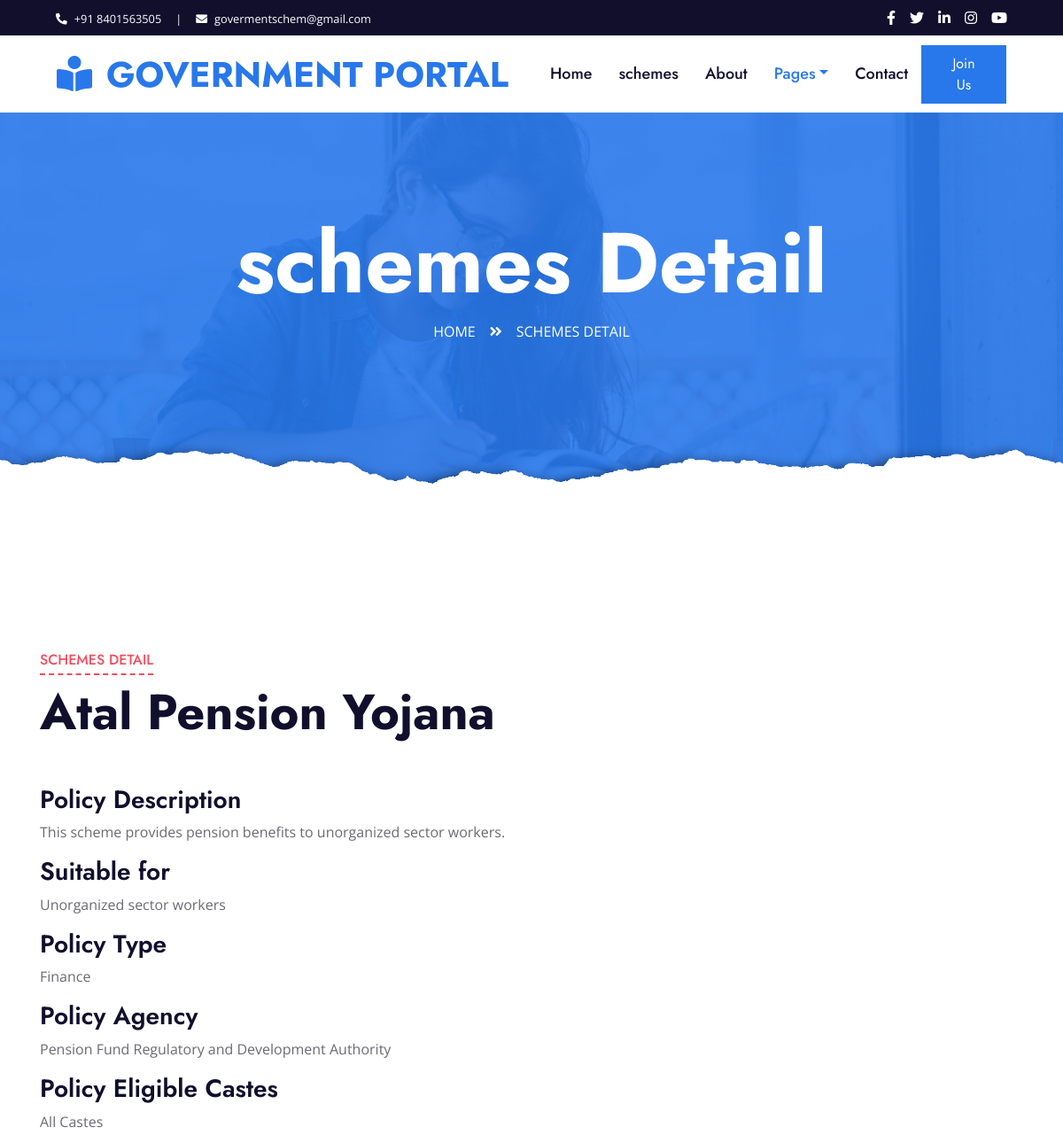
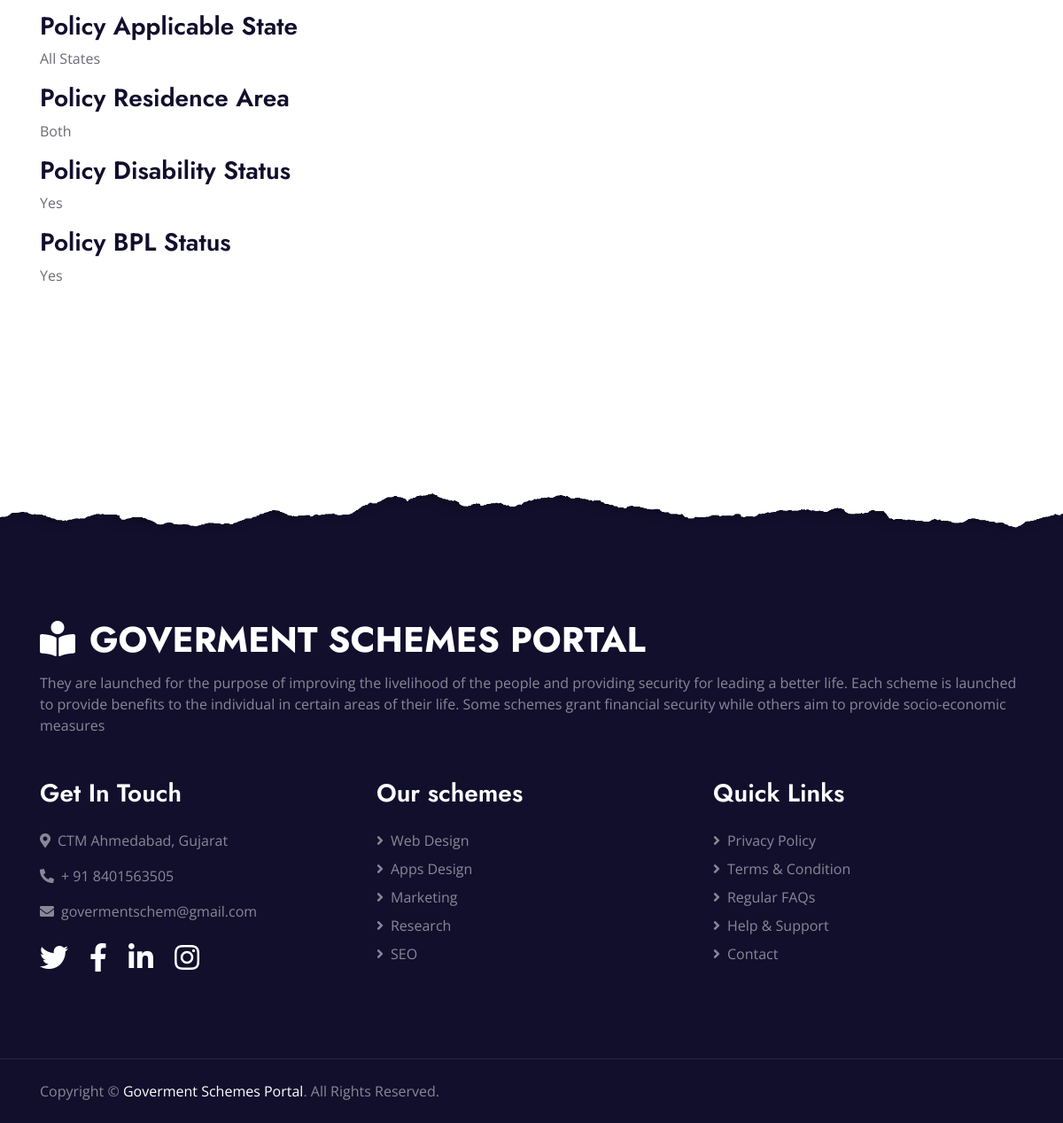
The page /details/1 on the database its author committed (2 pictures, top to bottom).
### goverment_app/models.py (models this page shows, shortened)
class policytable(models.Model):
    policyname = models.CharField(max_length=120, null=True)
    policydetails = models.TextField(null=True)
    policytype = models.CharField(max_length=100, null=True)
    policyphoto = models.ImageField(upload_to='photos', null=True)
    policyAgency = models.CharField(max_length=100, null=True)
    policyTargetAudience = models.CharField(max_length=100, null=True)
    policyEligibleCastes = models.CharField(max_length=30, null=True)
    policyApplicableState = models.CharField(max_length=30, null=True)
    policyResidenceArea = models.CharField(max_length=30, null=True)
    policyDisabilityStatus = models.CharField(max_length=30, null=True)
    policyMinorityStatus = models.CharField(max_length=30, null=True)
    policyBPLStatus = models.CharField(max_length=30, null=True)
    policyurl = models.CharField(max_length=100, null=True)
    policyphoto.allow_tags = True

### goverment_app/views.py (the view)
# urls.py: path('detail', views.detailpage, name="detail"),
def detailpage(request, id):
    query = policytable.objects.get(id=id)
    details = {
        'data': query
    }
    return render(request, 'detail.html', details)

### goverment_app/templates/detail.html (shortened to what this page needs)
<!DOCTYPE html>
<html lang="en">
{% load static %}
<head>
    <link href="https://cdnjs.cloudflare.com/ajax/libs/font-awesome/5.10.0/css/all.min.css" rel="stylesheet">
    <link href="{% static 'lib/owlcarousel/assets/owl.carousel.min.css' %}" rel="stylesheet">
    <link href="{% static 'css/style.css' %}" rel="stylesheet">
</head>
<body>
    <div class="container-fluid bg-dark">
        <div class="row py-2 px-lg-5">
            <div class="col-lg-6 text-center text-lg-left mb-2 mb-lg-0">
                <div class="d-inline-flex align-items-center text-white">
                    <small><i class="fa fa-phone-alt mr-2"></i>+91 8401563505 </small>
                    <small class="px-3">|</small>
                    <small><i class="fa fa-envelope mr-2"></i>govermentschem@gmail.com</small>
                </div>
            </div>
            <div class="col-lg-6 text-center text-lg-right">
                <div class="d-inline-flex align-items-center">
                    <a class="text-white px-2" href="">
                        <i class="fab fa-facebook-f"></i>
                    </a>
                    <a class="text-white px-2" href="">
                        <i class="fab fa-twitter"></i>
                    </a>
                    <a class="text-white px-2" href="">
                        <i class="fab fa-linkedin-in"></i>
                    </a>
                    <a class="text-white px-2" href="">
                        <i class="fab fa-instagram"></i>
                    </a>
                    <a class="text-white pl-2" href="">
                        <i class="fab fa-youtube"></i>
                    </a>
                </div>
            </div>
        </div>
    </div>
    <div class="container-fluid p-0">
        <nav class="navbar navbar-expand-lg bg-white navbar-light py-3 py-lg-0 px-lg-5">
            <a href="{% static 'index' %}" class="navbar-brand ml-lg-3">
                <h1 class="m-0 text-uppercase text-primary"><i class="fa fa-book-reader mr-3"></i>Government Portal</h1>
            </a>
            <div class="collapse navbar-collapse justify-content-between px-lg-3" id="navbarCollapse">
                <div class="navbar-nav mx-auto py-0">
                    <a href="{% url 'index' %}" class="nav-item nav-link">Home</a>
                    <a href="{% url 'schemes' %}" class="nav-item nav-link">schemes</a>
                    <a href="{% url 'about' %}" class="nav-item nav-link">About</a>
                    <div class="nav-item dropdown">
                        <a href="#" class="nav-link dropdown-toggle active" data-toggle="dropdown">Pages</a>
                    </div>
                    <a href="{% url 'contact' %}" class="nav-item nav-link">Contact</a>
                </div>
                {% if request.session.loginid %}
                 <a href="{% url 'logout'%}" class="btn btn-primary py-2 px-4 d-none d-lg-block">LogOut</a>
                {% else %}
                <a href="{% url 'login'%}" class="btn btn-primary py-2 px-4 d-none d-lg-block">Join Us</a>
                {% endif %}
            </div>
        </nav>
    </div>
    <div class="jumbotron jumbotron-fluid page-header position-relative overlay-bottom" style="margin-bottom: 90px;">
        <div class="container text-center py-5">
            <h1 class="text-white display-1">schemes Detail</h1>
            <div class="d-inline-flex text-white mb-5">
                <p class="m-0 text-uppercase"><a class="text-white" href="{% url 'index' %}">Home</a></p>
                <i class="fa fa-angle-double-right pt-1 px-3"></i>
                <p class="m-0 text-uppercase">schemes Detail</p>
            </div>
        </div>
    </div>
    <div class="container-fluid py-5">
        <div class="container py-5">
            <div class="row">
                <div class="col-lg-8">
                    <div class="mb-5">
                        <div class="section-title position-relative mb-5">
                            <h6 class="d-inline-block position-relative text-secondary text-uppercase pb-2">schemes Detail</h6>
                            <h1 class="display-4">{{ data.policyname }}</h1>
                        </div>
                        <h3>Policy Description</h3>
                        <p>{{ data.policydetails }}</p>
                         <h3>Suitable for</h3>
                        <p>{{ data.policyTargetAudience }}</p>
                         <h3>Policy Type</h3>
                        <p>{{ data.policytype }}</p>
                         <h3>Policy Agency</h3>
                        <p>{{ data.policyAgency }}</p>
                        <h3>Policy Eligible Castes</h3>
                        <p>{{ data.policyEligibleCastes }}</p>
                         <h3>Policy Applicable State</h3>
                        <p>{{ data.policyApplicableState }}</p>
                         <h3>Policy Residence Area</h3>
                        <p>{{ data.policyResidenceArea }}</p>
                        <h3>Policy Disability Status</h3>
                        <p>{{ data.policyDisabilityStatus }}</p>
                        <h3>Policy BPL Status</h3>
                        <p>{{ data.policyBPLStatus }}</p>
                    </div>
               </div>
            </div>
        </div>
    </div>
    <div class="container-fluid position-relative overlay-top bg-dark text-white-50 py-5" style="margin-top: 90px;">
        <div class="container mt-5 pt-5">
            <div class="row">
               <div class="col-md-12 mb-5">
                    <a href="index.html" class="navbar-brand">
                        <h1 class="mt-n2 text-uppercase text-white"><i class="fa fa-book-reader mr-3"></i>Goverment Schemes Portal</h1>
                    </a>
                    <p class="m-0">They are launched for the purpose of improving the livelihood of the people and providing security for leading a better life. Each scheme is launched to provide benefits to the individual in certain areas of their life. Some schemes grant financial security while others aim to provide socio-economic measures</p>
                </div>
            </div>
            <div class="row">
                <div class="col-md-4 mb-5">
                    <h3 class="text-white mb-4">Get In Touch</h3>
                    <p><i class="fa fa-map-marker-alt mr-2"></i>CTM Ahmedabad, Gujarat</p>
                    <p><i class="fa fa-phone-alt mr-2"></i>+ 91 8401563505</p>
                    <p><i class="fa fa-envelope mr-2"></i>govermentschem@gmail.com</p>
                    <div class="d-flex justify-content-start mt-4">
                        <a class="text-white mr-4" href="#"><i class="fab fa-2x fa-twitter"></i></a>
                        <a class="text-white mr-4" href="#"><i class="fab fa-2x fa-facebook-f"></i></a>
                        <a class="text-white mr-4" href="#"><i class="fab fa-2x fa-linkedin-in"></i></a>
                        <a class="text-white" href="#"><i class="fab fa-2x fa-instagram"></i></a>
                    </div>
                </div>
                <div class="col-md-4 mb-5">
                    <h3 class="text-white mb-4">Our schemes</h3>
                    <div class="d-flex flex-column justify-content-start">
                        <a class="text-white-50 mb-2" href="#"><i class="fa fa-angle-right mr-2"></i>Web Design</a>
                        <a class="text-white-50 mb-2" href="#"><i class="fa fa-angle-right mr-2"></i>Apps Design</a>
                        <a class="text-white-50 mb-2" href="#"><i class="fa fa-angle-right mr-2"></i>Marketing</a>
                        <a class="text-white-50 mb-2" href="#"><i class="fa fa-angle-right mr-2"></i>Research</a>
                        <a class="text-white-50" href="#"><i class="fa fa-angle-right mr-2"></i>SEO</a>
                    </div>
                </div>
                <div class="col-md-4 mb-5">
                    <h3 class="text-white mb-4">Quick Links</h3>
                    <div class="d-flex flex-column justify-content-start">
                        <a class="text-white-50 mb-2" href="#"><i class="fa fa-angle-right mr-2"></i>Privacy Policy</a>
                        <a class="text-white-50 mb-2" href="#"><i class="fa fa-angle-right mr-2"></i>Terms & Condition</a>
                        <a class="text-white-50 mb-2" href="#"><i class="fa fa-angle-right mr-2"></i>Regular FAQs</a>
                        <a class="text-white-50 mb-2" href="#"><i class="fa fa-angle-right mr-2"></i>Help & Support</a>
                        <a class="text-white-50" href="#"><i class="fa fa-angle-right mr-2"></i>Contact</a>
                    </div>
                </div>
            </div>
        </div>
    </div>
    <div class="container-fluid bg-dark text-white-50 border-top py-4" style="border-color: rgba(256, 256, 256, .1) !important;">
        <div class="container">
            <div class="row">
                <div class="col-md-6 text-center text-md-left mb-3 mb-md-0">
                    <p class="m-0">Copyright &copy; <a class="text-white" href="#">Goverment Schemes Portal</a>. All Rights Reserved.
                    </p>
                </div>
            </div>
        </div>
    </div>
</body>
</html>

### rows shown on the page
policytable: policyname "Atal Pension Yojana", policydetails "This scheme provides pension benefits to unorganized sector workers.", policyTargetAudience "Unorganized sector workers", policytype "Finance", policyAgency "Pension Fund Regulatory and Development Authority", policyEligibleCastes "All Castes", policyApplicableState "All States", policyResidenceArea "Both", policyDisabilityStatus "Yes", policyBPLStatus "Yes"
